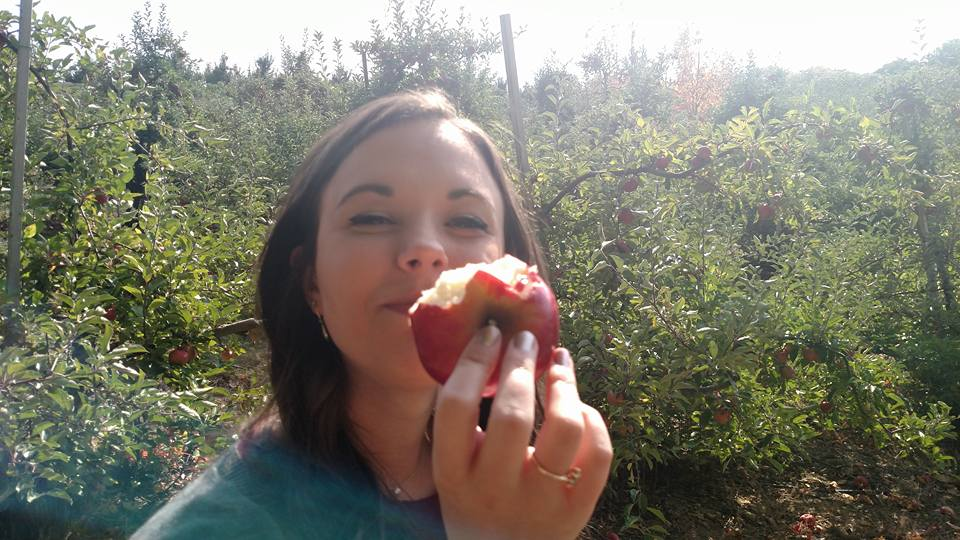
//> input picture data/apple.jpg, 960 x 540 px, given in place of the camera
$ ./TestVideo   (built with g++ and OpenCV 4)
//> lines starting //> are read from the running program, lines starting //| are printed output that depends on the picture; after the words box and inside, x2 and y2 are one past the last pixel; in counts of white or black regions, pixels touching at a corner belong together
### TestVideo/stdafx.h
// stdafx.h : include file for standard system include files,
// or project specific include files that are used frequently, but
// are changed infrequently
//

#pragma once

#include "targetver.h"

#include <stdio.h>
#include <tchar.h>


// TODO: reference additional headers your program requires here

### TestVideo/TestVideo.cpp
/**
@file videocapture_basic.cpp
@brief A very basic sample for using VideoCapture and VideoWriter
@author PkLab.net
@modified Phillip Lopez - pgl5711@rit.edu
@date 2/1/2017
*/

#include "stdafx.h"
#include <opencv2/opencv.hpp>
#include <iostream>
#include <stdio.h>

using namespace cv;
using namespace std;

int main(int, char**)
{
	VideoCapture cap(0); // open the default camera
	if (!cap.isOpened()) {  // check if we succeeded
		cout << "Unable to open the default camera";
		return -1;
	}

	// Make the resolution bigger
	cap.set(CV_CAP_PROP_FRAME_WIDTH, 1280);
	cap.set(CV_CAP_PROP_FRAME_HEIGHT, 720);

	// Video writer setup DIVX (For Windows)
	Mat src;
	cap >> src;
//> src is the input picture: 540 rows x 960 cols, CV_8UC3; mean B, G, R 111.1, 125, 128
	bool isColor = (src.type() == CV_8UC3);
//> isColor = true
	VideoWriter writer;
	int codec = CV_FOURCC('M', 'P', '4', 'V');  // select desired codec (must be available at runtime)
	double fps = 25.0;                          // framerate of the created video stream
	string filename = "./matrix_test.mp4";             // name of the output video file
	writer.open(filename, codec, fps, src.size(), isColor);

	// Find edges, display them to user, save them to a file
	Mat edges;
	namedWindow("edges", 1);
	for (;;)
	{
		Mat frame;
		cap >> frame; // get a new frame from camera
		cvtColor(frame, edges, COLOR_BGR2GRAY);
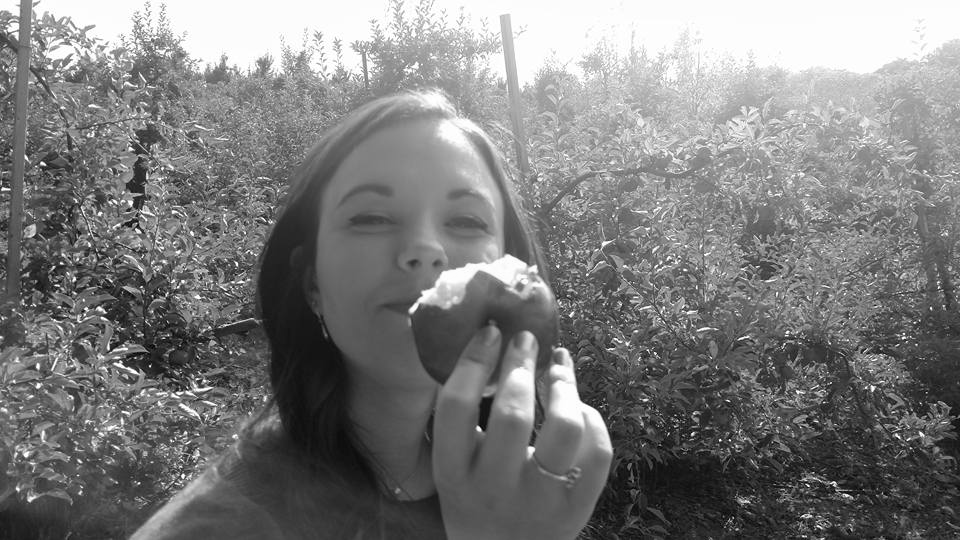
//> edges: 540 rows x 960 cols, CV_8UC1; min 1, max 255, mean 124.3

		// Apply Canny to the new frame
		GaussianBlur(edges, edges, Size(5, 5), 3, 1.5);
		Canny(edges, edges, 30, 40, 3);
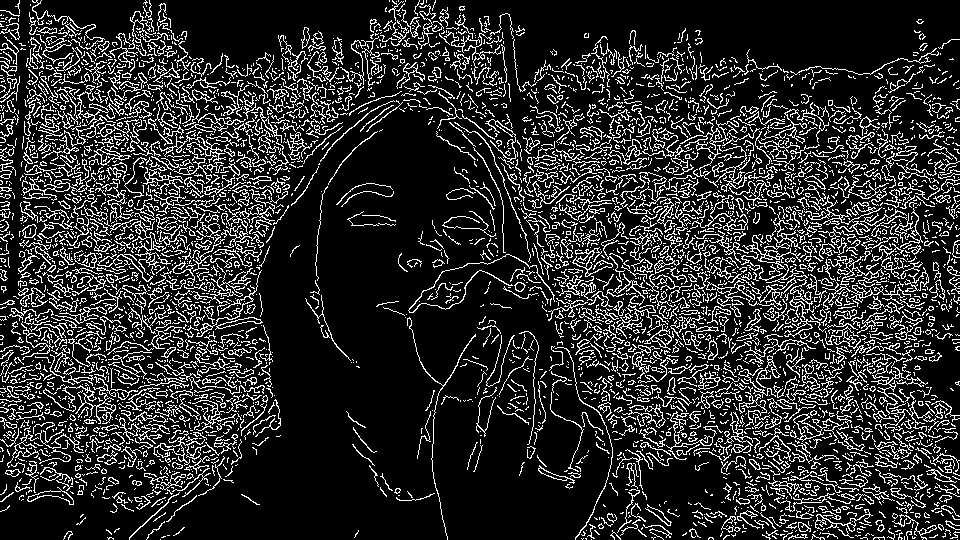
//> edges: 540 rows x 960 cols, CV_8UC1; 17.2% white in thin lines or dots

		// Remove the B and R channels to make this look like the matrix
		cvtColor(edges, edges, CV_GRAY2BGR);
//> edges: 540 rows x 960 cols, CV_8UC3; 17.2% white in thin lines or dots
		Mat BGRChannels[3];
		split(edges, BGRChannels); // split the BGR channesl
		BGRChannels[0] = Mat::zeros(edges.rows, edges.cols, CV_8UC1);// removing Green channel
//> BGRChannels[0]: 540 rows x 960 cols, CV_8UC1; 17.18% of pixels changed, all inside (x1, y1, x2, y2) = (0, 0, 960, 540)
		BGRChannels[2] = Mat::zeros(edges.rows, edges.cols, CV_8UC1);// removing Green channel
		merge(BGRChannels, 3, edges); // pack the image
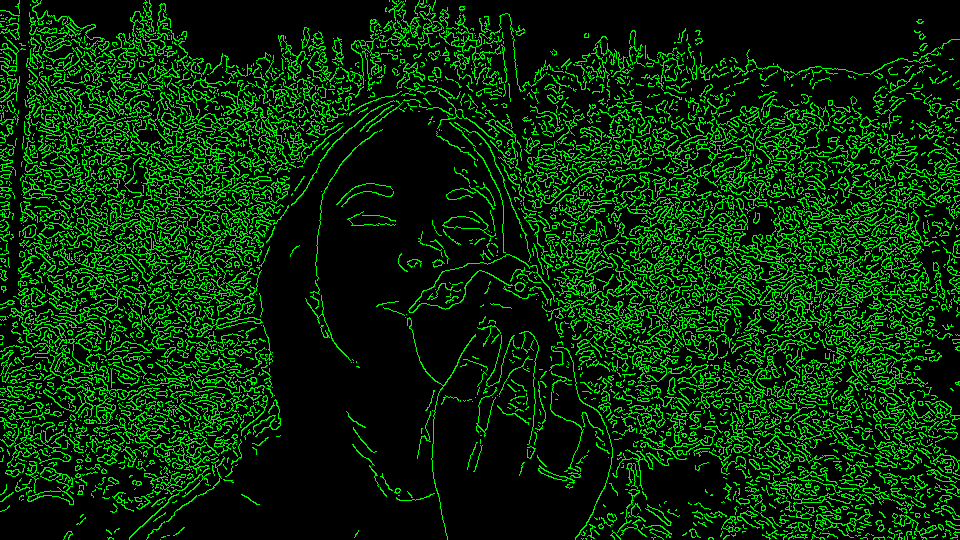
//> edges: 540 rows x 960 cols, CV_8UC3; mean B, G, R 0, 43.8, 0

		writer.write(edges);
		imshow("edges", edges);
		if (waitKey(30) >= 0) break;
//> the Esc key is pressed
	}
	// the camera will be deinitialized automatically in VideoCapture destructor
	return 0;
}

$ run again, on data/ducks1.jpg
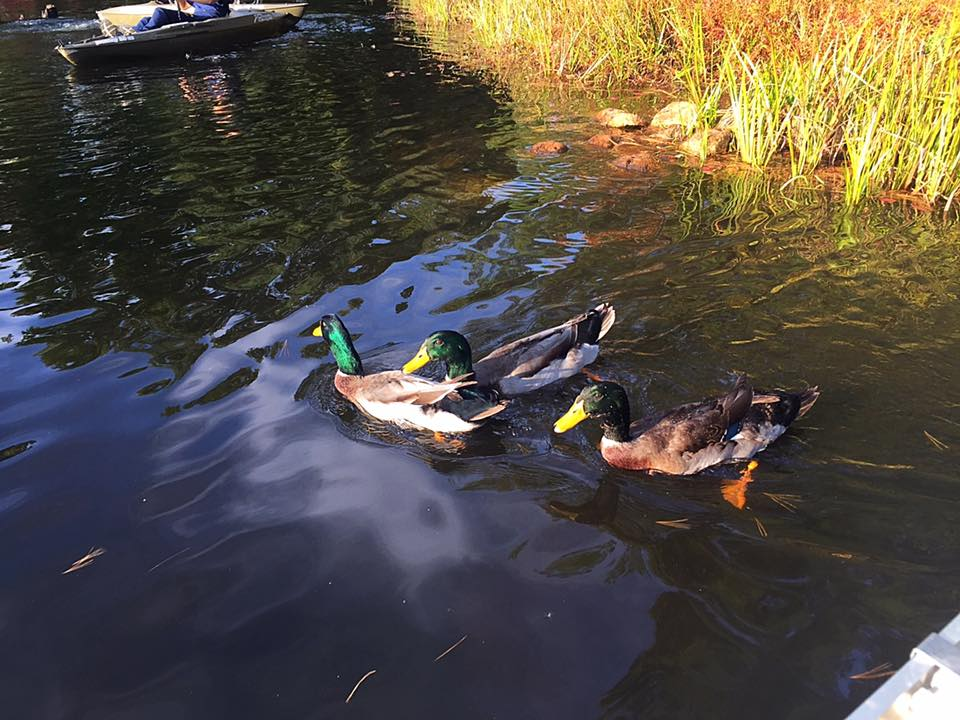
//> input picture data/ducks1.jpg, 960 x 720 px, given in place of the camera
//> src is the input picture: 720 rows x 960 cols, CV_8UC3; mean B, G, R 68.7, 77.1, 83.3
//> `Canny(edges, edges, 30, 40, 3);`:
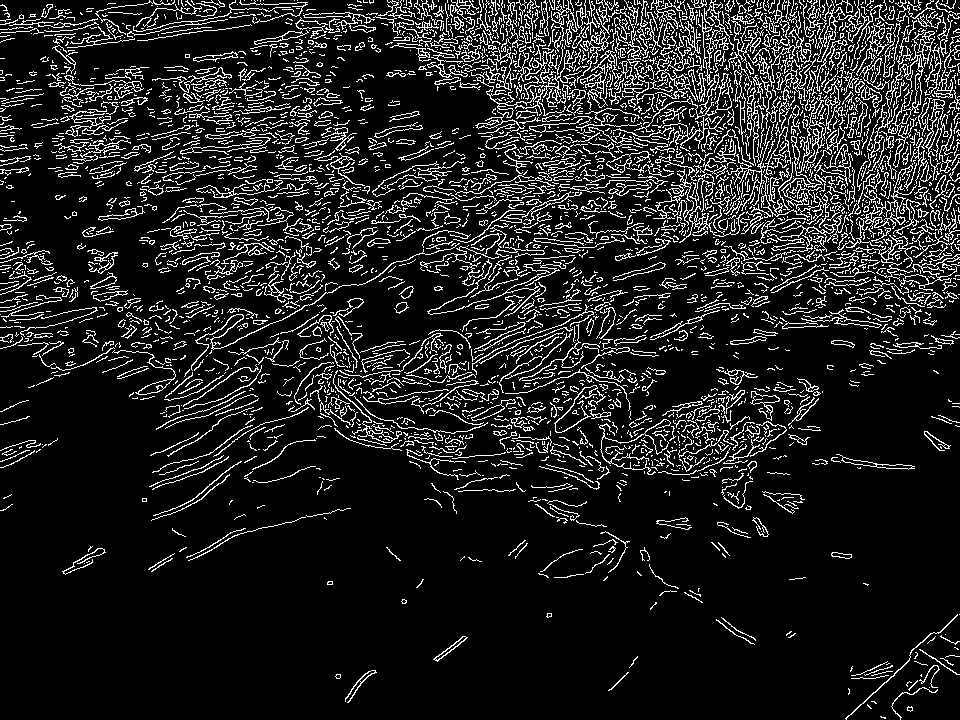
//> edges: 720 rows x 960 cols, CV_8UC1; 12.6% white in thin lines or dots
//> `merge(BGRChannels, 3, edges);`:
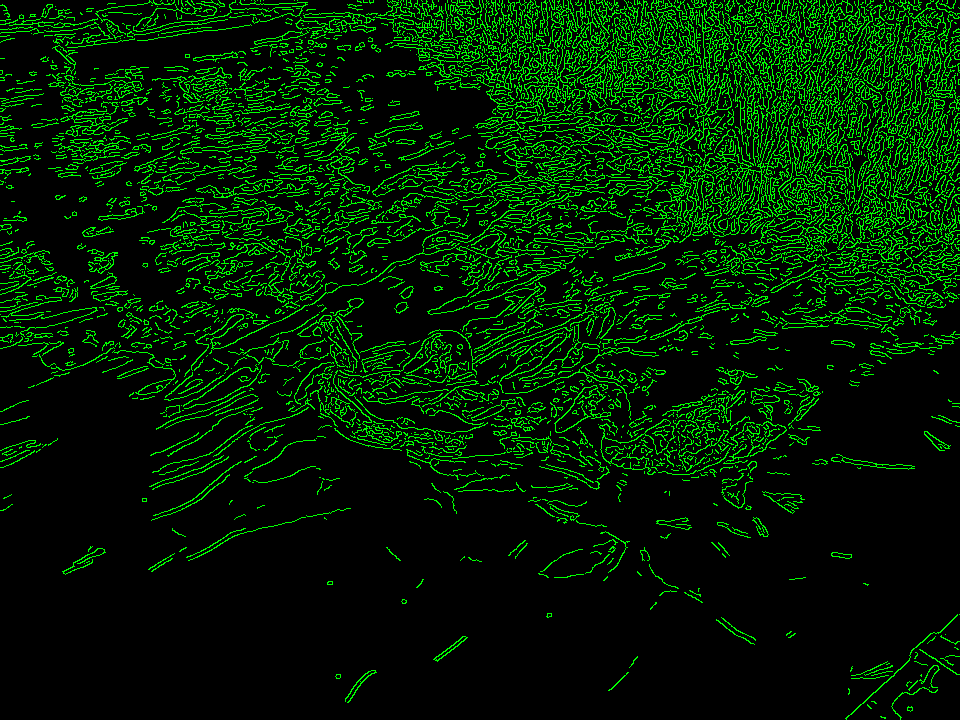
//> edges: 720 rows x 960 cols, CV_8UC3; mean B, G, R 0, 32, 0
